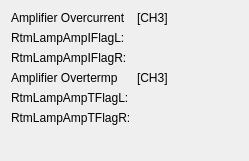
    <widget class="QWidget" name="formLayoutWidget_4">
     <property name="geometry">
      <rect>
       <x>700</x>
       <y>590</y>
       <width>249</width>
       <height>161</height>
      </rect>
     </property>
     <layout class="QFormLayout" name="formLayout_4">
      <item row="0" column="0">
       <widget class="QLabel" name="label_114">
        <property name="text">
         <string>Amplifier Overcurrent</string>
        </property>
       </widget>
      </item>
      <item row="0" column="1">
       <widget class="QLabel" name="label_157">
        <property name="text">
         <string>[CH3]</string>
        </property>
       </widget>
      </item>
      <item row="1" column="0">
       <widget class="QLabel" name="label_115">
        <property name="text">
         <string>RtmLampAmpIFlagL:</string>
        </property>
       </widget>
      </item>
      <item row="1" column="1">
       <widget class="PyDMLabel" name="PyDMLabel_109">
        <property name="toolTip">
         <string/>
        </property>
        <property name="channel" stdset="0">
         <string>XX-99SL01:DI-FOFBCtrl:RtmLampAmpIFlagLCH3-RB</string>
        </property>
       </widget>
      </item>
      <item row="2" column="0">
       <widget class="QLabel" name="label_116">
        <property name="text">
         <string>RtmLampAmpIFlagR:</string>
        </property>
       </widget>
      </item>
      <item row="2" column="1">
       <widget class="PyDMLabel" name="PyDMLabel_110">
        <property name="toolTip">
         <string/>
        </property>
        <property name="channel" stdset="0">
         <string>XX-99SL01:DI-FOFBCtrl:RtmLampAmpIFlagRCH3-RB</string>
        </property>
       </widget>
      </item>
      <item row="3" column="0">
       <widget class="QLabel" name="label_118">
        <property name="text">
         <string>Amplifier Overtermp</string>
        </property>
       </widget>
      </item>
      <item row="3" column="1">
       <widget class="QLabel" name="label_156">
        <property name="text">
         <string>[CH3]</string>
        </property>
       </widget>
      </item>
      <item row="4" column="0">
       <widget class="QLabel" name="label_119">
        <property name="text">
         <string>RtmLampAmpTFlagL:</string>
        </property>
       </widget>
      </item>
      <item row="4" column="1">
       <widget class="PyDMLabel" name="PyDMLabel_111">
        <property name="toolTip">
         <string/>
        </property>
        <property name="channel" stdset="0">
         <string>XX-99SL01:DI-FOFBCtrl:RtmLampAmpTFlagLCH3-RB</string>
        </property>
       </widget>
      </item>
      <item row="5" column="0">
       <widget class="QLabel" name="label_120">
        <property name="text">
         <string>RtmLampAmpTFlagR:</string>
        </property>
       </widget>
      </item>
      <item row="5" column="1">
       <widget class="PyDMLabel" name="PyDMLabel_112">
        <property name="toolTip">
         <string/>
        </property>
        <property name="channel" stdset="0">
         <string>XX-99SL01:DI-FOFBCtrl:RtmLampAmpTFlagRCH3-RB</string>
        </property>
       </widget>
      </item>
     </layout>
    </widget>
